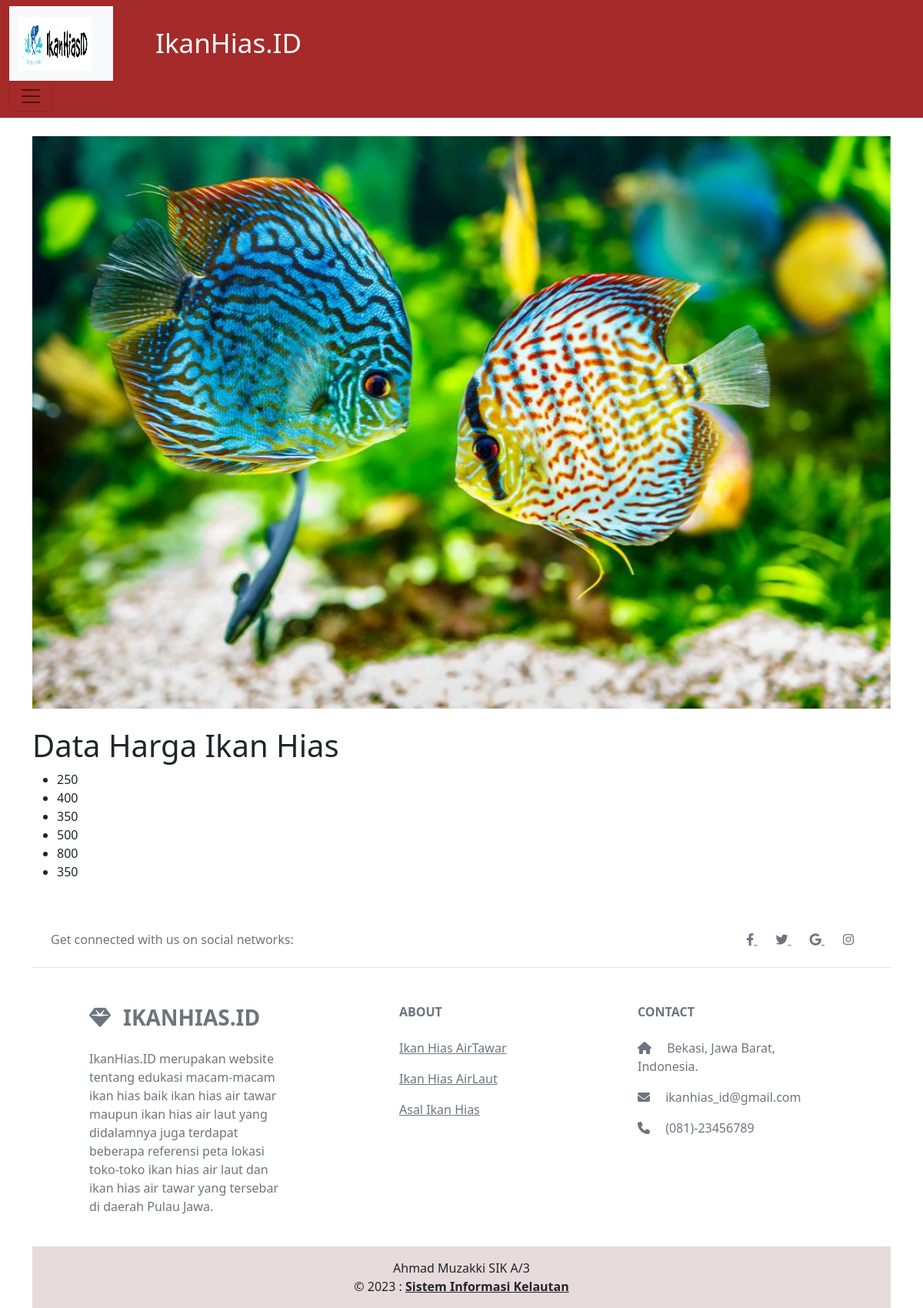
The page /halamanharga/ (signed in) on the database its author committed.
### ikanhias_app/models.py (models this page shows, shortened)
class ikan_hias(models.Model):
    nama_ikan = models.CharField(max_length=50)
    asal_ikan = models.CharField(max_length=40)
    harga = models.IntegerField(null=True)
    gambar = models.CharField(max_length=70, null=True)
    jenis_id = models.ForeignKey(jenis, on_delete=models.CASCADE, null=True)
    penjelasan = models.TextField(null=True)

### ikanhias_app/views.py (the view)
# urls.py: path("halamanharga/", halamanharga),
@login_required(login_url=settings.LOGIN_URL)
def halamanharga(request):
    fish = ikan_hias.objects.all()
    data = {
        'Title' : "Halaman Harga Ikan Hias",
        'Heading' : "Data Harga Ikan Hias",
        'fish' : fish,
    }
    return render(request, "halamanharga.html", data)

### ikanhias_app/templates/halamanharga.html
{% extends 'base.html' %}
{% block content %}
    <h1>{{ Heading }}</h1>
    <ul>
        {% for ikan_hias in fish %}
            <li>{{ikan_hias.harga}}</li>
        {% endfor %}
    </ul>
{% endblock %}

### rows shown on the page
ikan_hias: harga "250"
ikan_hias: harga "400"
ikan_hias: harga "350"
ikan_hias: harga "500"
ikan_hias: harga "800"
ikan_hias: harga "350"

### other values the page prints
{{ Heading }} "Data Harga Ikan Hias"
